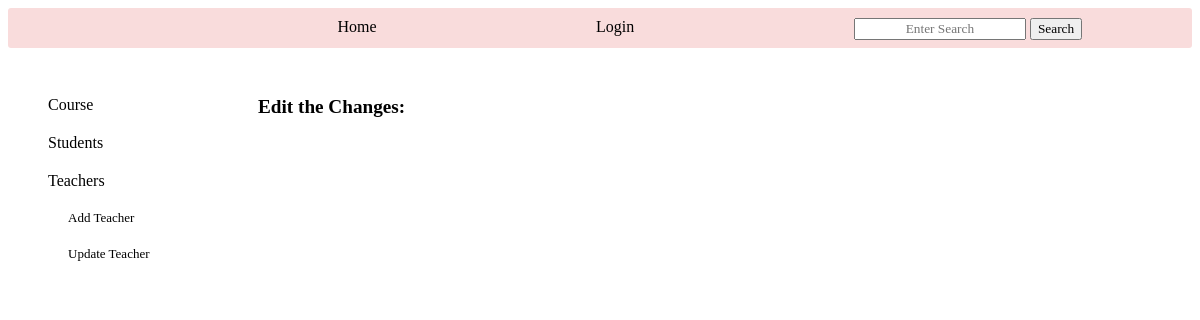
The app's page /chosen_teacher/7, older data.
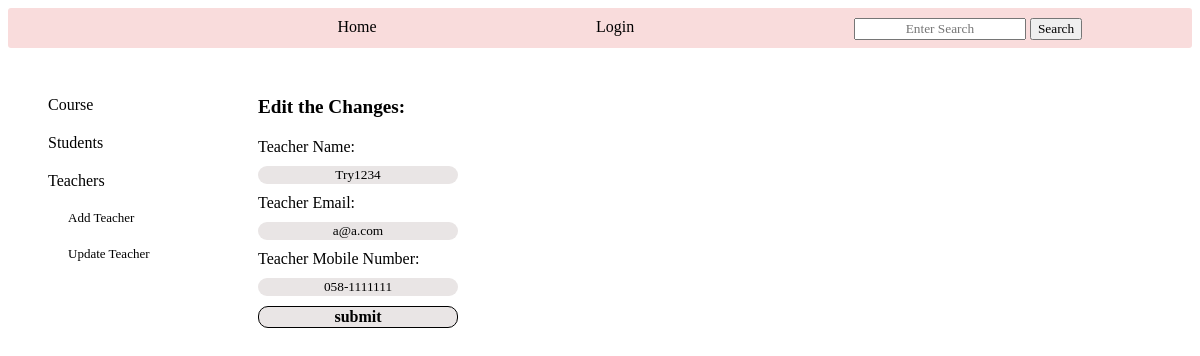
The same page, newer data.
### tables this page shows
CREATE TABLE teachers (
        id INTEGER PRIMARY KEY,
        name TEXT NOT NULL,
        email TEXT UNIQUE ,
        phone TEXT UNIQUE ,
        user_id INTEGER,
        FOREIGN KEY(user_id) REFERENCES new_users (id)
        );

### app.py (the view)
@app.route('/chosen_teacher/<teacher_id>', methods=['GET', 'POST'])
def chosen_teacher_update(teacher_id):
    log=check_log()
    info=info_user()
    teacher_info=crud.read_if('*',"teachers","id", teacher_id)
    teacher_object=create_teachers_objects(teacher_info)
    if request.method=='POST':
        name=request.form['name'].title()
        email=request.form['email']
        phone=request.form['phone']
        if teacher_object[0].name!=name:
                crud.update_if('teachers', 'name', f"'{name}'", 'id', teacher_id)
        if teacher_object[0].email!=email:
            check_teachers=crud.read_if('id', 'teachers', 'email', email)
            check_users=crud.read_if('id', 'new_users', 'username', email)
            if len(check_teachers)==0 and len(check_users)==0:
                crud.update_if('new_users', 'username', f"'{email}'", 'id', teacher_object[0].user_id)
                crud.update_if('teachers', 'email', f"'{email}'",'id', teacher_id)
            else:
                return render_template('update_teachers.html', log=log, info=info, teacher_dict='', title='Edit the Changes:', teacher_object=teacher_object, note="Email already exists")
        if teacher_object[0].phone!=phone:
            try:
                crud.update_if('teachers', 'phone', f"'{phone}'",'id', teacher_id)
            except:
                return render_template('update_teachers.html', log=log, info=info, teacher_dict='', title='Edit the Changes:', teacher_object=teacher_object, note="Mobile number already exists")
        return redirect(url_for('teacher_info', teacher_id=teacher_id))
    else:
        return render_template('update_teachers.html', log=log, info=info, teacher_dict='', title='Edit the Changes:' ,teacher_object=teacher_object)

### app.py (called while the page is built)
def check_log(): #check if user is loged in or not
    log_result={}
    if "name" in session:
        link='/logout'
        log='Logout'
        log_result['link']=link
        log_result['log']=log
        return log_result
    else:
        link='/login'
        log='Login'
        log_result['link']=link
        log_result['log']=log
        return log_result

### crud.py (called while the page is built)
def read_if(column, table, value, condition):
    return query(f"SELECT {column} FROM {table} WHERE {value}='{condition}'")

### functions.py (called while the page is built)
def create_teachers_objects(teachers: list):
    teachers_objects=[classes.Teacher(teacher[0], teacher[1], teacher[2], teacher[3], teacher[4]) for teacher in teachers]
    return teachers_objects

### setup_db.py (called while the page is built)
def query(sql):
    with sqlite3.connect('students.db') as conn:
        cur=conn.cursor()
        cur.execute(sql)
        return cur.fetchall()

### templates/update_teachers.html (shortened to what this page needs)
{% include "admin_nav_teachers.html" %}
    <div class="main_update_teacher" >
        <div class="main_chosen_teacher">
            <div class="title_chosen_teacher">{{title}}</div>
            <form class="info_chosen_teacher" action="" method="POST">
                {% for teacher in teacher_object %}
                Teacher Name: <input type="text" name="name" value="{{teacher.name}}" >
                Teacher Email: <input type="email" name="email" value="{{teacher.email}}"  title="example@example.com">
                Teacher Mobile Number: <input type="tel" name="phone" value="{{teacher.phone}}" title="example: 050-1234567"  pattern="[0-9]{3}-[0-9]{7}">
                <input id="submit" type="submit" value="submit">
                {% endfor %}
            </form>
        </div>
    </div>
</div>

Row changes from the older to the newer data that the page shows:
added teachers: name "Try1234", email "a@a.com", phone "058-1111111"
